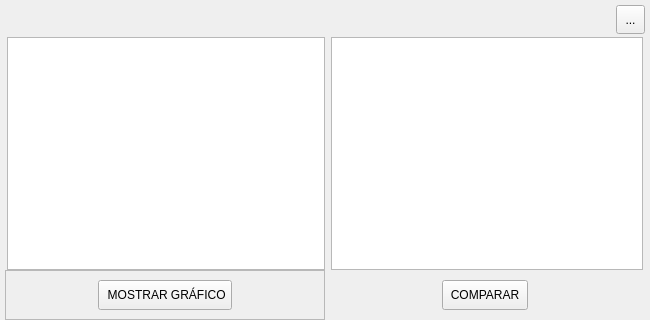
<?xml version="1.0" encoding="UTF-8"?>
<ui version="4.0">
 <class>telaGraficodePresenca</class>
 <widget class="QMainWindow" name="telaGraficodePresenca">
  <property name="geometry">
   <rect>
    <x>0</x>
    <y>0</y>
    <width>650</width>
    <height>320</height>
   </rect>
  </property>
  <property name="sizePolicy">
   <sizepolicy hsizetype="Fixed" vsizetype="Fixed">
    <horstretch>0</horstretch>
    <verstretch>0</verstretch>
   </sizepolicy>
  </property>
  <property name="minimumSize">
   <size>
    <width>650</width>
    <height>320</height>
   </size>
  </property>
  <property name="maximumSize">
   <size>
    <width>650</width>
    <height>320</height>
   </size>
  </property>
  <property name="windowTitle">
   <string>GRÁFICOS DE PRESENÇA</string>
  </property>
  <widget class="QWidget" name="centralwidget">
   <layout class="QGridLayout" name="gridLayout">
    <property name="leftMargin">
     <number>5</number>
    </property>
    <property name="topMargin">
     <number>5</number>
    </property>
    <property name="rightMargin">
     <number>5</number>
    </property>
    <property name="bottomMargin">
     <number>0</number>
    </property>
    <property name="verticalSpacing">
     <number>0</number>
    </property>
    <item row="0" column="0">
     <widget class="QFrame" name="frame_7">
      <property name="sizePolicy">
       <sizepolicy hsizetype="Expanding" vsizetype="Fixed">
        <horstretch>0</horstretch>
        <verstretch>32</verstretch>
       </sizepolicy>
      </property>
      <property name="maximumSize">
       <size>
        <width>16777215</width>
        <height>32</height>
       </size>
      </property>
      <property name="frameShape">
       <enum>QFrame::NoFrame</enum>
      </property>
      <property name="frameShadow">
       <enum>QFrame::Raised</enum>
      </property>
      <layout class="QGridLayout" name="gridLayout_6">
       <property name="leftMargin">
        <number>0</number>
       </property>
       <property name="topMargin">
        <number>0</number>
       </property>
       <property name="rightMargin">
        <number>0</number>
       </property>
       <property name="bottomMargin">
        <number>4</number>
       </property>
       <property name="horizontalSpacing">
        <number>6</number>
       </property>
       <property name="verticalSpacing">
        <number>0</number>
       </property>
       <item row="0" column="1">
        <widget class="QToolButton" name="BTN_FECHAR">
         <property name="sizePolicy">
          <sizepolicy hsizetype="Fixed" vsizetype="Fixed">
           <horstretch>0</horstretch>
           <verstretch>0</verstretch>
          </sizepolicy>
         </property>
         <property name="minimumSize">
          <size>
           <width>29</width>
           <height>29</height>
          </size>
         </property>
         <property name="maximumSize">
          <size>
           <width>29</width>
           <height>29</height>
          </size>
         </property>
         <property name="text">
          <string>...</string>
         </property>
         <property name="icon">
          <iconset>
           <normaloff>../icons/Exit.png</normaloff>../icons/Exit.png</iconset>
         </property>
         <property name="iconSize">
          <size>
           <width>25</width>
           <height>25</height>
          </size>
         </property>
        </widget>
       </item>
       <item row="0" column="0">
        <spacer name="horizontalSpacer">
         <property name="orientation">
          <enum>Qt::Horizontal</enum>
         </property>
         <property name="sizeHint" stdset="0">
          <size>
           <width>40</width>
           <height>20</height>
          </size>
         </property>
        </spacer>
       </item>
      </layout>
     </widget>
    </item>
    <item row="1" column="0">
     <widget class="QFrame" name="frame">
      <property name="frameShape">
       <enum>QFrame::NoFrame</enum>
      </property>
      <property name="frameShadow">
       <enum>QFrame::Raised</enum>
      </property>
      <layout class="QGridLayout" name="gridLayout_2">
       <property name="leftMargin">
        <number>0</number>
       </property>
       <property name="topMargin">
        <number>0</number>
       </property>
       <property name="rightMargin">
        <number>0</number>
       </property>
       <property name="bottomMargin">
        <number>0</number>
       </property>
       <property name="spacing">
        <number>0</number>
       </property>
       <item row="0" column="0">
        <widget class="QFrame" name="frame_2">
         <property name="sizePolicy">
          <sizepolicy hsizetype="Expanding" vsizetype="Expanding">
           <horstretch>0</horstretch>
           <verstretch>0</verstretch>
          </sizepolicy>
         </property>
         <property name="frameShape">
          <enum>QFrame::NoFrame</enum>
         </property>
         <property name="frameShadow">
          <enum>QFrame::Raised</enum>
         </property>
         <layout class="QGridLayout" name="gridLayout_4">
          <property name="leftMargin">
           <number>2</number>
          </property>
          <property name="topMargin">
           <number>0</number>
          </property>
          <property name="rightMargin">
           <number>0</number>
          </property>
          <property name="bottomMargin">
           <number>0</number>
          </property>
          <property name="spacing">
           <number>0</number>
          </property>
          <item row="0" column="0">
           <widget class="QGraphicsView" name="GW_MOSTRAR_GRAFICO_"/>
          </item>
         </layout>
        </widget>
       </item>
       <item row="0" column="1">
        <widget class="QFrame" name="frame_3">
         <property name="sizePolicy">
          <sizepolicy hsizetype="Expanding" vsizetype="Expanding">
           <horstretch>0</horstretch>
           <verstretch>0</verstretch>
          </sizepolicy>
         </property>
         <property name="frameShape">
          <enum>QFrame::NoFrame</enum>
         </property>
         <property name="frameShadow">
          <enum>QFrame::Raised</enum>
         </property>
         <layout class="QGridLayout" name="gridLayout_5">
          <property name="leftMargin">
           <number>6</number>
          </property>
          <property name="topMargin">
           <number>0</number>
          </property>
          <property name="rightMargin">
           <number>2</number>
          </property>
          <property name="bottomMargin">
           <number>0</number>
          </property>
          <property name="spacing">
           <number>0</number>
          </property>
          <item row="0" column="0">
           <widget class="QGraphicsView" name="GW_COMPARAR_GRAFICO">
            <property name="frameShape">
             <enum>QFrame::StyledPanel</enum>
            </property>
           </widget>
          </item>
         </layout>
        </widget>
       </item>
       <item row="1" column="0" colspan="2">
        <widget class="QFrame" name="frame_4">
         <property name="sizePolicy">
          <sizepolicy hsizetype="Expanding" vsizetype="Expanding">
           <horstretch>0</horstretch>
           <verstretch>0</verstretch>
          </sizepolicy>
         </property>
         <property name="minimumSize">
          <size>
           <width>0</width>
           <height>50</height>
          </size>
         </property>
         <property name="maximumSize">
          <size>
           <width>16777215</width>
           <height>50</height>
          </size>
         </property>
         <property name="frameShape">
          <enum>QFrame::NoFrame</enum>
         </property>
         <property name="frameShadow">
          <enum>QFrame::Raised</enum>
         </property>
         <layout class="QGridLayout" name="gridLayout_3">
          <property name="leftMargin">
           <number>0</number>
          </property>
          <property name="topMargin">
           <number>0</number>
          </property>
          <property name="rightMargin">
           <number>0</number>
          </property>
          <property name="bottomMargin">
           <number>0</number>
          </property>
          <property name="spacing">
           <number>0</number>
          </property>
          <item row="0" column="0">
           <widget class="QFrame" name="frame_5">
            <property name="sizePolicy">
             <sizepolicy hsizetype="Expanding" vsizetype="Expanding">
              <horstretch>0</horstretch>
              <verstretch>0</verstretch>
             </sizepolicy>
            </property>
            <property name="frameShape">
             <enum>QFrame::NoFrame</enum>
            </property>
            <property name="frameShadow">
             <enum>QFrame::Raised</enum>
            </property>
            <layout class="QGridLayout" name="gridLayout_7">
             <property name="leftMargin">
              <number>0</number>
             </property>
             <property name="topMargin">
              <number>0</number>
             </property>
             <property name="rightMargin">
              <number>0</number>
             </property>
             <property name="bottomMargin">
              <number>0</number>
             </property>
             <property name="spacing">
              <number>0</number>
             </property>
             <item row="0" column="0">
              <widget class="QFrame" name="frame_6">
               <property name="sizePolicy">
                <sizepolicy hsizetype="Expanding" vsizetype="Expanding">
                 <horstretch>0</horstretch>
                 <verstretch>0</verstretch>
                </sizepolicy>
               </property>
               <property name="frameShape">
                <enum>QFrame::StyledPanel</enum>
               </property>
               <property name="frameShadow">
                <enum>QFrame::Raised</enum>
               </property>
               <layout class="QGridLayout" name="gridLayout_8">
                <property name="leftMargin">
                 <number>0</number>
                </property>
                <property name="topMargin">
                 <number>0</number>
                </property>
                <property name="rightMargin">
                 <number>0</number>
                </property>
                <property name="bottomMargin">
                 <number>0</number>
                </property>
                <property name="spacing">
                 <number>0</number>
                </property>
                <item row="0" column="1">
                 <widget class="QToolButton" name="BTN_MOSTRAR_GRAFICO">
                  <property name="sizePolicy">
                   <sizepolicy hsizetype="Expanding" vsizetype="Fixed">
                    <horstretch>0</horstretch>
                    <verstretch>0</verstretch>
                   </sizepolicy>
                  </property>
                  <property name="minimumSize">
                   <size>
                    <width>0</width>
                    <height>30</height>
                   </size>
                  </property>
                  <property name="maximumSize">
                   <size>
                    <width>134</width>
                    <height>16777215</height>
                   </size>
                  </property>
                  <property name="text">
                   <string> MOSTRAR GRÁFICO</string>
                  </property>
                  <property name="icon">
                   <iconset>
                    <normaloff>../icons/grafico.png</normaloff>../icons/grafico.png</iconset>
                  </property>
                  <property name="toolButtonStyle">
                   <enum>Qt::ToolButtonTextBesideIcon</enum>
                  </property>
                 </widget>
                </item>
                <item row="0" column="0">
                 <spacer name="horizontalSpacer_2">
                  <property name="orientation">
                   <enum>Qt::Horizontal</enum>
                  </property>
                  <property name="sizeType">
                   <enum>QSizePolicy::Expanding</enum>
                  </property>
                  <property name="sizeHint" stdset="0">
                   <size>
                    <width>89</width>
                    <height>20</height>
                   </size>
                  </property>
                 </spacer>
                </item>
                <item row="0" column="2">
                 <spacer name="horizontalSpacer_4">
                  <property name="orientation">
                   <enum>Qt::Horizontal</enum>
                  </property>
                  <property name="sizeHint" stdset="0">
                   <size>
                    <width>40</width>
                    <height>20</height>
                   </size>
                  </property>
                 </spacer>
                </item>
               </layout>
              </widget>
             </item>
             <item row="0" column="1">
              <widget class="QFrame" name="frame_8">
               <property name="sizePolicy">
                <sizepolicy hsizetype="Expanding" vsizetype="Expanding">
                 <horstretch>0</horstretch>
                 <verstretch>0</verstretch>
                </sizepolicy>
               </property>
               <property name="frameShape">
                <enum>QFrame::NoFrame</enum>
               </property>
               <property name="frameShadow">
                <enum>QFrame::Raised</enum>
               </property>
               <layout class="QGridLayout" name="gridLayout_9">
                <property name="leftMargin">
                 <number>0</number>
                </property>
                <property name="topMargin">
                 <number>0</number>
                </property>
                <property name="rightMargin">
                 <number>0</number>
                </property>
                <property name="bottomMargin">
                 <number>0</number>
                </property>
                <property name="spacing">
                 <number>0</number>
                </property>
                <item row="0" column="1">
                 <widget class="QToolButton" name="BTN_COMPARAR_GRAFICO">
                  <property name="sizePolicy">
                   <sizepolicy hsizetype="Expanding" vsizetype="Fixed">
                    <horstretch>0</horstretch>
                    <verstretch>0</verstretch>
                   </sizepolicy>
                  </property>
                  <property name="minimumSize">
                   <size>
                    <width>0</width>
                    <height>30</height>
                   </size>
                  </property>
                  <property name="maximumSize">
                   <size>
                    <width>86</width>
                    <height>30</height>
                   </size>
                  </property>
                  <property name="text">
                   <string>COMPARAR</string>
                  </property>
                  <property name="icon">
                   <iconset>
                    <normaloff>../icons/grafico.png</normaloff>../icons/grafico.png</iconset>
                  </property>
                  <property name="toolButtonStyle">
                   <enum>Qt::ToolButtonTextBesideIcon</enum>
                  </property>
                 </widget>
                </item>
                <item row="0" column="2">
                 <spacer name="horizontalSpacer_3">
                  <property name="orientation">
                   <enum>Qt::Horizontal</enum>
                  </property>
                  <property name="sizeHint" stdset="0">
                   <size>
                    <width>114</width>
                    <height>20</height>
                   </size>
                  </property>
                 </spacer>
                </item>
                <item row="0" column="0">
                 <spacer name="horizontalSpacer_5">
                  <property name="orientation">
                   <enum>Qt::Horizontal</enum>
                  </property>
                  <property name="sizeHint" stdset="0">
                   <size>
                    <width>40</width>
                    <height>20</height>
                   </size>
                  </property>
                 </spacer>
                </item>
               </layout>
              </widget>
             </item>
            </layout>
           </widget>
          </item>
         </layout>
        </widget>
       </item>
      </layout>
     </widget>
    </item>
   </layout>
  </widget>
 </widget>
 <resources/>
 <connections>
  <connection>
   <sender>BTN_FECHAR</sender>
   <signal>clicked()</signal>
   <receiver>telaGraficodePresenca</receiver>
   <slot>close()</slot>
   <hints>
    <hint type="sourcelabel">
     <x>626</x>
     <y>26</y>
    </hint>
    <hint type="destinationlabel">
     <x>324</x>
     <y>159</y>
    </hint>
   </hints>
  </connection>
 </connections>
</ui>
